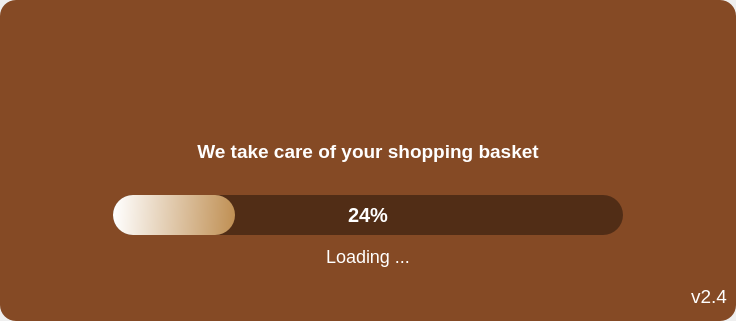
<?xml version="1.0" encoding="UTF-8"?>
<ui version="4.0">
 <class>Loading_Screen</class>
 <widget class="QMainWindow" name="Loading_Screen">
  <property name="geometry">
   <rect>
    <x>0</x>
    <y>0</y>
    <width>736</width>
    <height>321</height>
   </rect>
  </property>
  <property name="windowTitle">
   <string>MainWindow</string>
  </property>
  <property name="styleSheet">
   <string notr="true">border-radius: 16px;</string>
  </property>
  <widget class="QWidget" name="centralwidget">
   <layout class="QVBoxLayout" name="verticalLayout">
    <property name="spacing">
     <number>0</number>
    </property>
    <property name="leftMargin">
     <number>0</number>
    </property>
    <property name="topMargin">
     <number>0</number>
    </property>
    <property name="rightMargin">
     <number>0</number>
    </property>
    <property name="bottomMargin">
     <number>0</number>
    </property>
    <item>
     <widget class="QFrame" name="Loading_Frame">
      <property name="styleSheet">
       <string notr="true">QFrame {
background-color: rgb(133, 74, 37);
}</string>
      </property>
      <property name="frameShape">
       <enum>QFrame::StyledPanel</enum>
      </property>
      <property name="frameShadow">
       <enum>QFrame::Raised</enum>
      </property>
      <layout class="QVBoxLayout" name="verticalLayout_2">
       <item>
        <spacer name="verticalSpacer">
         <property name="orientation">
          <enum>Qt::Vertical</enum>
         </property>
         <property name="sizeHint" stdset="0">
          <size>
           <width>20</width>
           <height>40</height>
          </size>
         </property>
        </spacer>
       </item>
       <item>
        <spacer name="verticalSpacer_4">
         <property name="orientation">
          <enum>Qt::Vertical</enum>
         </property>
         <property name="sizeHint" stdset="0">
          <size>
           <width>20</width>
           <height>40</height>
          </size>
         </property>
        </spacer>
       </item>
       <item>
        <widget class="QFrame" name="frame_2">
         <property name="minimumSize">
          <size>
           <width>470</width>
           <height>80</height>
          </size>
         </property>
         <property name="frameShape">
          <enum>QFrame::StyledPanel</enum>
         </property>
         <property name="frameShadow">
          <enum>QFrame::Raised</enum>
         </property>
         <layout class="QHBoxLayout" name="horizontalLayout_2">
          <property name="spacing">
           <number>0</number>
          </property>
          <property name="leftMargin">
           <number>0</number>
          </property>
          <property name="topMargin">
           <number>0</number>
          </property>
          <property name="rightMargin">
           <number>0</number>
          </property>
          <property name="bottomMargin">
           <number>0</number>
          </property>
          <item>
           <spacer name="horizontalSpacer">
            <property name="orientation">
             <enum>Qt::Horizontal</enum>
            </property>
            <property name="sizeHint" stdset="0">
             <size>
              <width>40</width>
              <height>20</height>
             </size>
            </property>
           </spacer>
          </item>
          <item>
           <widget class="QFrame" name="frame_4">
            <property name="minimumSize">
             <size>
              <width>500</width>
              <height>0</height>
             </size>
            </property>
            <property name="frameShape">
             <enum>QFrame::StyledPanel</enum>
            </property>
            <property name="frameShadow">
             <enum>QFrame::Raised</enum>
            </property>
            <layout class="QVBoxLayout" name="verticalLayout_3">
             <property name="spacing">
              <number>0</number>
             </property>
             <property name="leftMargin">
              <number>0</number>
             </property>
             <property name="topMargin">
              <number>0</number>
             </property>
             <property name="rightMargin">
              <number>0</number>
             </property>
             <property name="bottomMargin">
              <number>0</number>
             </property>
             <item>
              <widget class="QLabel" name="label">
               <property name="minimumSize">
                <size>
                 <width>430</width>
                 <height>100</height>
                </size>
               </property>
               <property name="styleSheet">
                <string notr="true">#label {
background-image: url(:/icons/logo.png);
background-repeat: no-repeat;
background-position: center;
}</string>
               </property>
               <property name="text">
                <string/>
               </property>
              </widget>
             </item>
             <item>
              <widget class="QLabel" name="Slogan_Pylearn">
               <property name="enabled">
                <bool>false</bool>
               </property>
               <property name="minimumSize">
                <size>
                 <width>430</width>
                 <height>100</height>
                </size>
               </property>
               <property name="maximumSize">
                <size>
                 <width>16777215</width>
                 <height>16777215</height>
                </size>
               </property>
               <property name="styleSheet">
                <string notr="true">QLabel {
background: none;
color:  rgb(255, 255, 255);
font: bold;
}</string>
               </property>
               <property name="text">
                <string>&lt;html&gt;&lt;head/&gt;&lt;body&gt;&lt;p align=&quot;center&quot;&gt;&lt;span style=&quot; font-size:14pt;&quot;&gt;We take care of your shopping basket&lt;/span&gt;&lt;/p&gt;&lt;/body&gt;&lt;/html&gt;</string>
               </property>
              </widget>
             </item>
            </layout>
           </widget>
          </item>
          <item>
           <spacer name="horizontalSpacer_2">
            <property name="orientation">
             <enum>Qt::Horizontal</enum>
            </property>
            <property name="sizeHint" stdset="0">
             <size>
              <width>40</width>
              <height>20</height>
             </size>
            </property>
           </spacer>
          </item>
         </layout>
        </widget>
       </item>
       <item>
        <spacer name="verticalSpacer_3">
         <property name="orientation">
          <enum>Qt::Vertical</enum>
         </property>
         <property name="sizeHint" stdset="0">
          <size>
           <width>20</width>
           <height>40</height>
          </size>
         </property>
        </spacer>
       </item>
       <item alignment="Qt::AlignHCenter">
        <widget class="QProgressBar" name="progressBar">
         <property name="minimumSize">
          <size>
           <width>510</width>
           <height>40</height>
          </size>
         </property>
         <property name="maximumSize">
          <size>
           <width>510</width>
           <height>40</height>
          </size>
         </property>
         <property name="styleSheet">
          <string notr="true">QProgressBar { 	
	border-radius: 20px;
 	color: rgb(255, 255, 255);
 	font: bold;
	font-size: 20px;
	text-align: center;
	background-color: rgba(0, 0, 0, 100);
}

QProgressBar::chunk {
	border-radius: 20px;
	background-color: qlineargradient(spread:pad, x1:0, y1:0.551, x2:1, y2:0.568, stop:0 rgba(255, 255, 255, 255), stop:1 rgba(192, 144, 84,255));
}</string>
         </property>
         <property name="value">
          <number>24</number>
         </property>
        </widget>
       </item>
       <item>
        <widget class="QLabel" name="Loading_label">
         <property name="minimumSize">
          <size>
           <width>718</width>
           <height>30</height>
          </size>
         </property>
         <property name="maximumSize">
          <size>
           <width>16777215</width>
           <height>16777215</height>
          </size>
         </property>
         <property name="styleSheet">
          <string notr="true">QLabel {
background: none;
color: rgb(255, 255, 255);
font-size: 18px;
}</string>
         </property>
         <property name="text">
          <string>Loading ...</string>
         </property>
         <property name="alignment">
          <set>Qt::AlignCenter</set>
         </property>
        </widget>
       </item>
       <item>
        <spacer name="verticalSpacer_2">
         <property name="orientation">
          <enum>Qt::Vertical</enum>
         </property>
         <property name="sizeHint" stdset="0">
          <size>
           <width>20</width>
           <height>40</height>
          </size>
         </property>
        </spacer>
       </item>
       <item>
        <widget class="QLabel" name="versionLabel">
         <property name="minimumSize">
          <size>
           <width>0</width>
           <height>30</height>
          </size>
         </property>
         <property name="font">
          <font>
           <family>Segoe UI</family>
           <pointsize>10</pointsize>
          </font>
         </property>
         <property name="styleSheet">
          <string notr="true">background: none;
color: rgb(228, 225, 228);</string>
         </property>
         <property name="text">
          <string>&lt;html&gt;&lt;head/&gt;&lt;body&gt;&lt;p align=&quot;right&quot;&gt;&lt;span style=&quot; font-size:14pt; color:#ffffff;&quot;&gt;v2.4&lt;/span&gt;&lt;/p&gt;&lt;/body&gt;&lt;/html&gt;</string>
         </property>
         <property name="alignment">
          <set>Qt::AlignRight|Qt::AlignTrailing|Qt::AlignVCenter</set>
         </property>
        </widget>
       </item>
      </layout>
     </widget>
    </item>
   </layout>
  </widget>
 </widget>
 <resources>
  <include location="src/resource.qrc"/>
 </resources>
 <connections/>
</ui>
